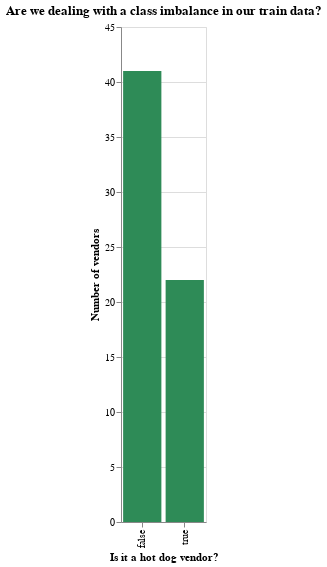

The code cell stored with this chart in its notebook:
### Markdown cell above
As we can see, `Hot Dogs` are the most popular class in our data set, where can observe that the rest of our categories are pulverised into several other classifications with one or 2 observations. Thus, making our classifier identify the most popular one, might be a way to improve model performance.

Nonetheless, being the most popular class, does not mean that there could not be class imbalance. We will observe if this is true in the next plot:

### Code cell
plot2 = (alt.Chart(
    train_data,
    title="Are we dealing with a class imbalance in our train data?"
).mark_bar(color="seagreen").encode(
    x=alt.X("is_hotdog", title="Is it a hot dog vendor?"),
    y=alt.Y("count()", title="Number of vendors")
).properties(
        width=85,
        height=495
    )
        )

plot2

### Figure 1 — Vega-Lite specification as saved in the notebook (floating-point values rounded to 4 significant figures)
{"config": {"view": {"continuousWidth": 300, "continuousHeight": 300}}, "data": {"name": "data-12d0d533a1b6b787455bd7cbf17d1240"}, "mark": {"type": "bar", "color": "seagreen"}, "encoding": {"x": {"field": "is_hotdog", "title": "Is it a hot dog vendor?", "type": "nominal"}, "y": {"aggregate": "count", "title": "Number of vendors", "type": "quantitative"}}, "height": 495, "title": "Are we dealing with a class imbalance in our train data?", "width": 85, "$schema": "https://vega.github.io/schema/vega-lite/v6.1.0.json", "datasets": {"data-12d0d533a1b6b787455bd7cbf17d1240": [{"BUSINESS_NAME": "", "DESCRIPTION": "Hot Dogs", "is_hotdog": true}, {"BUSINESS_NAME": "", "DESCRIPTION": "Hot Dogs", "is_hotdog": true}, {"BUSINESS_NAME": "BBKB Kaboom Box", "DESCRIPTION": "Seafood and Western", "is_hotdog": false}, {"BUSINESS_NAME": "Come Arepa", "DESCRIPTION": "Venezuelan Cuisine", "is_hotdog": false}, {"BUSINESS_NAME": "Holy Smokes", "DESCRIPTION": "Hot Dogs", "is_hotdog": true}, {"BUSINESS_NAME": "Eat Chicken Wraps", "DESCRIPTION": "Wraps and Sandwiches", "is_hotdog": false}, {"BUSINESS_NAME": "Chou Chou Crepes", "DESCRIPTION": "French Crepes", "is_hotdog": false}, {"BUSINESS_NAME": "V Dub Dogs", "DESCRIPTION": "Hot Dogs", "is_hotdog": true}, {"BUSINESS_NAME": "Arturo's Mexico To Go", "DESCRIPTION": "Mexican Cuisine", "is_hotdog": false}, {"BUSINESS_NAME": "Mac BBQ", "DESCRIPTION": "Hot Dogs", "is_hotdog": true}, {"BUSINESS_NAME": "", "DESCRIPTION": "Hot Dogs", "is_hotdog": true}, {"BUSINESS_NAME": "", "DESCRIPTION": "Hot Dogs", "is_hotdog": true}, {"BUSINESS_NAME": "Feastro - The Rolling Bistro", "DESCRIPTION": "Local Meats and Seafood", "is_hotdog": false}, {"BUSINESS_NAME": "", "DESCRIPTION": "Hot Dogs", "is_hotdog": true}, {"BUSINESS_NAME": "Mr. Sandwich", "DESCRIPTION": "Sandwiches", "is_hotdog": false}, {"BUSINESS_NAME": "Russett Shack", "DESCRIPTION": "Potato Based Dishes", "is_hotdog": false}, {"BUSINESS_NAME": "Sea Dogs", "DESCRIPTION": "Hot Dogs", "is_hotdog": true}, {"BUSINESS_NAME": "La Bomba Taqueria", "DESCRIPTION": "Tacos and Fresh Salsas", "is_hotdog": false}, {"BUSINESS_NAME": "Commissary Connect", "DESCRIPTION": "Variety Menu", "is_hotdog": false}, {"BUSINESS_NAME": "Japadog", "DESCRIPTION": "Hot Dogs", "is_hotdog": true}, {"BUSINESS_NAME": "", "DESCRIPTION": "Hot Dogs", "is_hotdog": true}, {"BUSINESS_NAME": "Vij's Railway Express", "DESCRIPTION": "Indian Cuisine", "is_hotdog": false}, {"BUSINESS_NAME": "", "DESCRIPTION": "Hot Dogs", "is_hotdog": true}, {"BUSINESS_NAME": "Ali's Hot Dogs", "DESCRIPTION": "Hot Dogs", "is_hotdog": true}, {"BUSINESS_NAME": "", "DESCRIPTION": "Hot Dogs", "is_hotdog": true}, {"BUSINESS_NAME": "The Juice Truck", "DESCRIPTION": "Juice and Smoothies", "is_hotdog": false}, {"BUSINESS_NAME": "The Praguery", "DESCRIPTION": "Central European Desserts", "is_hotdog": false}, {"BUSINESS_NAME": "Soho Road Naan Kebab", "DESCRIPTION": "Indian Cuisine", "is_hotdog": false}, {"BUSINESS_NAME": "Roaming Dragon", "DESCRIPTION": "Asian Fusion", "is_hotdog": false}, {"BUSINESS_NAME": "Meet to Eat", "DESCRIPTION": "Kosher Israeli", "is_hotdog": false}, {"BUSINESS_NAME": "Meet to Eat", "DESCRIPTION": "Kosher Israeli", "is_hotdog": false}, {"BUSINESS_NAME": "Master Chef's Kebab House", "DESCRIPTION": "Kebabs", "is_hotdog": false}, {"BUSINESS_NAME": "The Juice Truck", "DESCRIPTION": "Juice and Smoothies", "is_hotdog": false}, {"BUSINESS_NAME": "", "DESCRIPTION": "Hot Dogs", "is_hotdog": true}, {"BUSINESS_NAME": "Eat Chicken Wraps", "DESCRIPTION": "Wraps and Sandwiches", "is_hotdog": false}, {"BUSINESS_NAME": "Mr. Arancino", "DESCRIPTION": "Italian Cuisine", "is_hotdog": false}, {"BUSINESS_NAME": "Disco Cheetah", "DESCRIPTION": "Korean", "is_hotdog": false}, {"BUSINESS_NAME": "Marimba", "DESCRIPTION": "Middle Eastern Cuisine", "is_hotdog": false}, {"BUSINESS_NAME": "The Fryinig Pan", "DESCRIPTION": "Fried Chicken Sandwiches", "is_hotdog": false}, {"BUSINESS_NAME": "Fat Duck Mobile Eatery", "DESCRIPTION": "International Comfort Foods", "is_hotdog": false}, {"BUSINESS_NAME": "Yokabai", "DESCRIPTION": "Burgers and Fries", "is_hotdog": false}, {"BUSINESS_NAME": "Chickpea", "DESCRIPTION": "Vegetarian", "is_hotdog": false}, {"BUSINESS_NAME": "Actual Oden", "DESCRIPTION": "Japanese Cuisine", "is_hotdog": false}, {"BUSINESS_NAME": "San Juan Family Farm", "DESCRIPTION": "Fruit Shakes, Smoothies and Juices", "is_hotdog": false}, {"BUSINESS_NAME": "Mr. Shawarma", "DESCRIPTION": "Middle Eastern Cuisine", "is_hotdog": false}, {"BUSINESS_NAME": "Cheesey Does It", "DESCRIPTION": "Sandwiches", "is_hotdog": false}, {"BUSINESS_NAME": "Crab Park Chowdery", "DESCRIPTION": "Chowders and Soups", "is_hotdog": false}, {"BUSINESS_NAME": "Suassy Thai", "DESCRIPTION": "Thai Cuisine", "is_hotdog": false}, {"BUSINESS_NAME": "Tandoori Tikka Dog", "DESCRIPTION": "Hot Dogs", "is_hotdog": true}, {"BUSINESS_NAME": "Van Dog", "DESCRIPTION": "Western", "is_hotdog": false}, {"BUSINESS_NAME": "Le Tigre", "DESCRIPTION": "Chinese Cuisine", "is_hotdog": false}, {"BUSINESS_NAME": "Mr. Shawarma", "DESCRIPTION": "Shawarma", "is_hotdog": false}, {"BUSINESS_NAME": "Japadog", "DESCRIPTION": "Hot Dogs", "is_hotdog": true}, {"BUSINESS_NAME": "Japadog", "DESCRIPTION": "Hot Dogs", "is_hotdog": true}, {"BUSINESS_NAME": "Mum's Grilled Cheese Truck", "DESCRIPTION": "Grilled Cheese and Soups", "is_hotdog": false}, {"BUSINESS_NAME": "", "DESCRIPTION": "Hot Dogs", "is_hotdog": true}, {"BUSINESS_NAME": "Van Dog", "DESCRIPTION": "Hot Dogs", "is_hotdog": true}, {"BUSINESS_NAME": "Van Dog", "DESCRIPTION": "Hot Dogs", "is_hotdog": true}, {"BUSINESS_NAME": "", "DESCRIPTION": "Hot Dogs", "is_hotdog": true}, {"BUSINESS_NAME": "Potato Tornado", "DESCRIPTION": "Potato Based Dishes", "is_hotdog": false}, {"BUSINESS_NAME": "Gourmet Syndicate", "DESCRIPTION": "Comfort Food", "is_hotdog": false}, {"BUSINESS_NAME": "Mogu", "DESCRIPTION": "Japanese Cuisine", "is_hotdog": false}, {"BUSINESS_NAME": "Tacofino", "DESCRIPTION": "Tacos and Burritos", "is_hotdog": false}]}}
